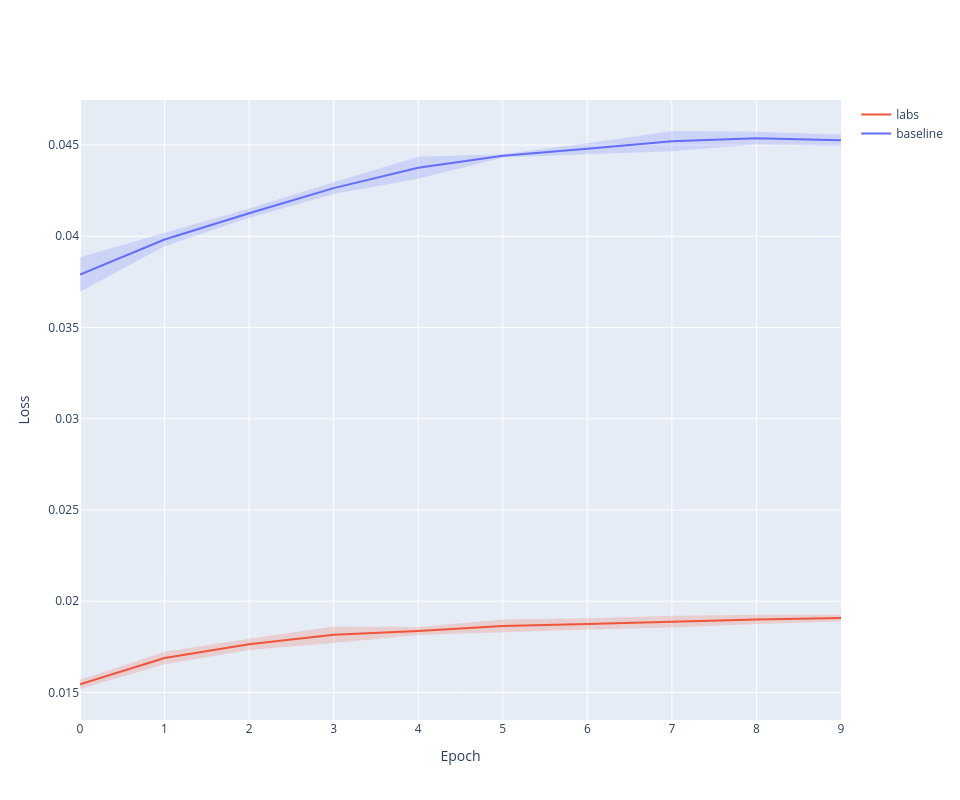

Write notebook code for a chart like this one.
### Markdown cell above
# Learning Curves

### Code cell
fig = line_plot(aggregated_history, 'loss')

### Figure 1 — Plotly figure (JSON) as saved in the notebook; plotly's stock layout.template omitted (floating-point values rounded to 4 significant figures)
{"data": [{"line": {"color": "#636EFA"}, "mode": "lines", "name": "baseline", "type": "scatter", "x": [0, 1, 2, 3, 4, 5, 6, 7, 8, 9], "y": [0.0379, 0.03982, 0.04126, 0.04264, 0.04376, 0.04441, 0.0448, 0.04521, 0.04538, 0.04525]}, {"line": {"width": 0}, "marker": {"color": "#444"}, "mode": "lines", "showlegend": false, "type": "scatter", "x": [0, 1, 2, 3, 4, 5, 6, 7, 8, 9], "y": [0.03886, 0.0402, 0.04152, 0.04296, 0.04436, 0.0445, 0.0451, 0.04577, 0.04572, 0.04557]}, {"fill": "tonexty", "fillcolor": "rgba(99, 110, 250,0.2)", "line": {"width": 0}, "marker": {"color": "#444"}, "mode": "lines", "showlegend": false, "type": "scatter", "x": [0, 1, 2, 3, 4, 5, 6, 7, 8, 9], "y": [0.03695, 0.03945, 0.04101, 0.04231, 0.04315, 0.04432, 0.04449, 0.04466, 0.04503, 0.04494]}, {"line": {"color": "#EF553B"}, "mode": "lines", "name": "labs", "type": "scatter", "x": [0, 1, 2, 3, 4, 5, 6, 7, 8, 9], "y": [0.01545, 0.01689, 0.01764, 0.01816, 0.01837, 0.01865, 0.01876, 0.01888, 0.019, 0.01907]}, {"line": {"width": 0}, "marker": {"color": "#444"}, "mode": "lines", "showlegend": false, "type": "scatter", "x": [0, 1, 2, 3, 4, 5, 6, 7, 8, 9], "y": [0.0157, 0.01723, 0.01795, 0.01861, 0.01859, 0.01899, 0.01907, 0.01921, 0.01926, 0.01927]}, {"fill": "tonexty", "fillcolor": "rgba(239, 85, 59,0.2)", "line": {"width": 0}, "marker": {"color": "#444"}, "mode": "lines", "showlegend": false, "type": "scatter", "x": [0, 1, 2, 3, 4, 5, 6, 7, 8, 9], "y": [0.01519, 0.01655, 0.01733, 0.01771, 0.01815, 0.0183, 0.01844, 0.01856, 0.01875, 0.01888]}], "layout": {"height": 800, "width": 960, "xaxis": {"title": {"text": "Epoch"}}, "yaxis": {"title": {"text": "Loss"}}}}
